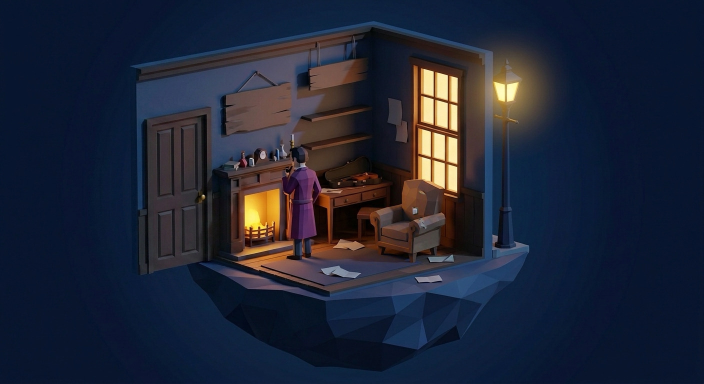
#> input picture living/assets/plate/room.jpg, 1408 x 768 px, found by its file name (shown at 1/2 size); its folder holds 2 pictures in this run
$ python watsonectomy.py
#> lines starting #> are read from the running program, lines starting #| are printed output that depends on the picture
#!/usr/bin/env python3
"""watsonectomy.py — F9: ACTUALLY take the painted Watson out of the room plate.

The reader IS Watson. A seated man with a newspaper in the armchair is the one
figure the conceit cannot survive, and the previous round's "Watson removed"
claim never reached the bytes: he is painted into THREE plate states AND into
the foreground armchair cut, which is five files, not one.

    plate/room.jpg        the lit plate
    plate/room-open.jpg   the door-open variant
    plate/room-dim.jpg    the relight under an inset
    plate/chair.png       THE FOREGROUND CUT — Watson is inside this one too
    plate/chair-dim.png   its relight

METHOD — CONFINED i2i, DIFF-GATED.
Only one rectangle of each plate is ever allowed to change: BOX, the armchair
volume plus context. The crop is upscaled, sent to the image model with an edit
instruction, downscaled back, and pasted through a feathered mask. Then the
result is GATED:

    1. outside BOX, the plate must be byte-identical to the original;
    2. inside the seat volume, the plate must have CHANGED (the model did work);
    3. Watson's own palette (the green coat, the pale face, the paper) must be
       gone from the seat volume, measured as a pixel count.

A crop that fails the gate is kept as a raw artefact and NOT installed.

The chair CUT is rebuilt from the repaired plate: same box, and its alpha is the
old silhouette with Watson's pixels removed and the interior holes closed, so
the empty chair still occludes an actor walking behind it.

Usage:  python3 tools/living/watsonectomy.py [--dry] [--tries 2]
"""
import argparse
import hashlib
import json
import os
import subprocess
import sys
import time

from PIL import Image, ImageFilter
import numpy as np

ROOT = os.path.dirname(os.path.dirname(os.path.dirname(os.path.abspath(__file__))))
ASSETS = os.path.join(ROOT, 'site-deploy', 'living', 'assets')
PLATE = os.path.join(ASSETS, 'plate')
RAW = os.path.join(ROOT, 'assets', 'raw', 'watsonectomy')
NBPRO = os.path.join(ROOT, 'tools', 'nbpro_edit.py')

# the armchair volume plus context, in PLATE px (1408x768). Watson's own extent,
# measured off room.jpg with a 4x grid: cap 802..837 x 339..355, face ~817,362,
# green coat 830..858 x 387..427 (and the ONLY green pixels in the whole plate),
# newspaper 760..823 x 373..440, legs 770..827 x 443..510, boots 753..793 x
# 503..523. The shipped foreground cut's box is [718,335,176,209].
BOX = (690, 300, 930, 570)          # x0, y0, x1, y1 — what the model SEES
SEAT = (748, 330, 900, 530)         # the volume a sitter occupies
CHAIR_BOX = (718, 335, 894, 544)    # the shipped cut's own box
# THE WINDOW IS NOT NEGOTIABLE. It is the room's one exterior aperture and the
# carrier of Beat I's arrival (F8), and the first i2i pass repainted its warm
# lit panes into a dark night sky. So the lit window is subtracted from the
# paste mask — but as the LIT PIXELS THEMSELVES, not as a rectangle: a rectangle
# over the window also covered the right half of Watson's cap (his head reaches
# x 843, the panes start at 838), and the protected strip left a ghost of his
# head standing above the empty chair.
# AND the brightness test alone was wrong, which cost eleven candidates: in the
# LIT plates Watson's own pale collar, the lit edge of his cap and the face of
# his newspaper are all over luma 140 too, so "protect what is bright" was
# protecting the man. The keep mask is therefore bright pixels INSIDE THE GLASS
# COLUMN (x >= 827, measured) and never inside KEEP_NOT, the box his head and
# collar occupy against the window's left edge. room-dim came out clean
# throughout precisely because nothing of him clears 140 in a dimmed plate.
KEEP_LUMA = 140                     # above this, in the ORIGINAL crop, is glass
KEEP_GROW = 2                       # px of dilation around it
KEEP_X0 = 827                       # the lit glass's own left edge
KEEP_NOT = [(790, 316, 852, 384)]   # his cap and collar, against that edge

PROMPT = (
    'This is a crop of a stylised low-poly 3D isometric diorama of a Victorian '
    'sitting room at night, rendered in flat faceted shapes with warm firelight '
    'from the left and cool blue night light from the window on the right.\n\n'
    'EDIT, and change nothing else: REMOVE THE SEATED MAN COMPLETELY. Delete the '
    'man in the olive-green jacket, his flat cap, his head, his beard, his arms, '
    'his hands, his dark trousers, his boots and the large pale newspaper he is '
    'holding. The armchair must be left EMPTY.\n\n'
    'THE ARMCHAIR DOES NOT MOVE. Keep its outline, its position, its size and '
    'its angle exactly as they are — the same wooden frame, the same rolled '
    'arms, the same feet, in the same pixels. Only fill in what the man was '
    'hiding: the seat cushion and the back cushion, in the chair\'s OWN muted '
    'GREY-BROWN upholstery. Use no green and no olive anywhere in the chair.\n\n'
    'Keep absolutely everything else identical: the tall window on the right '
    'with its WARM GOLDEN LIT PANES exactly as bright and as coloured as it is '
    'now, the writing desk and its drawers on the left, the violin case, the '
    'footstool, the wall panelling, the dark wainscot, the floorboards, the rug '
    'edge, the loose sheets of paper on the floor, the frame edges and the '
    'overall colour grade. Do not add any new object, any person, any animal, '
    'any text or any watermark. Do not restyle, do not sharpen, do not change '
    'the camera or the lighting.\n\n'
    'LEAVE NO DEBRIS. Do not leave any fragment, scrap, torn paper, sheet, '
    'cloth, collar, cap or floating shape on the chair, on its back, on its '
    'arms, or in the air above it. The chair back and the chair seat must be '
    'plain unbroken faceted surfaces, and nothing at all may stand up above the '
    'top edge of the chair back.\n\n'
    'Output the same crop at the same size with only the man gone and an empty '
    'armchair in his place.'
)

# ---- PASS 2: the fragments the first pass keeps -------------------------
# Every one of eight candidates for room.jpg and room-open.jpg left the SAME
# three remnants — a pale scrap hanging over the top of the chair back, a small
# white square on the back cushion, a scrap on the near arm — because they read
# to the model as papers, which the instruction told it to keep. room-dim.jpg
# came out clean, so the fragments are a lit-plate artefact, not a geometry one.
# They are measurable: pixels over luma 130 inside DEBRIS (which is left of the
# window glass, so the glass cannot enter the count) run 149-157 on a plate that
# still has them and 0 on the clean one.
DEBRIS = (760, 336, 826, 470)
DEBRIS_LUMA = 130
DEBRIS_MAX = 24

PROMPT2 = (
    'This is a crop of a stylised low-poly 3D isometric diorama of a Victorian '
    'sitting room at night: an EMPTY armchair beside a lit window.\n\n'
    'EDIT, and change nothing else: the chair still has small leftover scraps '
    'stuck to it. REMOVE THEM ALL. Remove the pale scrap or collar hanging over '
    'the top edge of the chair back. Remove the small pale square patch on the '
    'back cushion. Remove the pale scraps lying on the arms of the chair. '
    'Where each scrap was, continue the chair\'s own faceted upholstery in its '
    'own muted grey-brown, as one plain unbroken surface.\n\n'
    'Nothing else changes: the chair keeps its exact outline, position and '
    'angle, the window keeps its warm golden lit panes exactly as they are, the '
    'desk, the violin case, the wainscot, the floor and the loose sheets of '
    'paper ON THE FLOOR all stay exactly as they are. Add nothing. No person, '
    'no object, no text. Output the same crop at the same size.'
)


# ---- PASS 3: HOLE-FILL ---------------------------------------------------
# Asking the model to remove a man it can see left the same three scraps on
# every one of eleven candidates, and asking it to remove the scraps afterwards
# moved 149 pale pixels to 135. So the man is not shown to it at all: his
# pixels are replaced by a flat magenta HOLE and the instruction becomes a
# reconstruction of the chair behind it. An inpainter with nothing to preserve
# has nothing to leave behind.
HOLE = [(752, 326, 864, 476), (750, 476, 838, 532)]
HOLE_RGB = (255, 0, 255)

PROMPT3 = (
    'This is a crop of a stylised low-poly 3D isometric diorama of a Victorian '
    'sitting room at night, rendered in flat faceted shapes, with an armchair '
    'beside a tall window with warm golden lit panes.\n\n'
    'The FLAT MAGENTA SHAPE is a HOLE cut out of the picture. Fill the hole in, '
    'and change nothing outside it. What belongs there is the armchair, EMPTY: '
    'its back cushion, its seat cushion, its left arm and its wooden frame and '
    'feet, continuing the geometry, the faceted low-poly style, the muted '
    'grey-brown upholstery and the lighting of the parts of the chair that are '
    'still visible around the hole, and the floorboards and the dark wainscot '
    'behind and below it.\n\n'
    'There is NO PERSON in this room. Do not draw a person, a face, a hand, a '
    'hat, a newspaper, a book, a sheet of paper, a cloth, a cushion cover, a '
    'scrap or any other object in the hole. The chair back and the chair seat '
    'must be plain unbroken faceted surfaces, and nothing at all may rise above '
    'the top edge of the chair back. Do not add text or a watermark.\n\n'
    'Keep the window\'s warm golden panes, the desk, the violin case, the '
    'footstool, the loose sheets of paper on the floor and the colour grade '
    'exactly as they are. Output the same crop at the same size with the hole '
    'filled in seamlessly.'
)


# [13 lines left out: functions punch, debris_px, not called in this run]


def sha(p):
    with open(p, 'rb') as f:
        return hashlib.sha256(f.read()).hexdigest()


# [50 lines left out: functions figure_px, edge_energy, green_pull, not called in this run]


def crop_of(im, box):
    return im.crop(box)


def call_model(inp, outp, tries, models=None, prompt=PROMPT):
    cmd = [sys.executable, NBPRO, '--image', inp, '--prompt', prompt, '--out', outp,
           '--manifest', os.path.join(RAW, 'manifest.json')]
    if models:
        cmd += ['--models', models]
    for k in range(tries):
        r = subprocess.run(cmd, capture_output=True, text=True, timeout=600)
        print('   nbpro_edit rc=%d %s' % (r.returncode, (r.stdout or '').strip()[:300]))
        if r.returncode == 0 and os.path.exists(outp):
            return True
        if (r.stderr or '').strip():
            print('   stderr: ' + r.stderr.strip()[:300])
        time.sleep(3)
    return False


# [50 lines left out: functions feather_mask, repair_plate_best, not called in this run]


def repair_plate(name, tries, dry=False, tag='', pass2=False, hole=False):
    # ALWAYS repair from the SHIPPED plate, never from an installed repair: the
    # gate measures "was there a man, is he gone", and a second pass over an
    # already-repaired plate has nothing to remove and would fail its own gate.
#> called with name = 'room.jpg', tries = 2, dry = False, tag = '', pass2 = False, hole = False
    src = os.path.join(PLATE, name) if pass2 else os.path.join(RAW, 'orig', name)
    if not os.path.exists(src):
        src = os.path.join(PLATE, name)
    im = Image.open(src).convert('RGB')
#> im is the input picture: PIL image 1408x768 RGB; mean R, G, B 31.5, 37.3, 54.2
    before = np.asarray(im).astype(int)
    crop = crop_of(im, BOX)
#> in crop_of, `return im.crop(box)`:
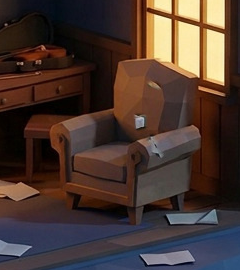
#> returned value: PIL image 240x270 RGB; mean R, G, B 73.8, 55.4, 48.2
    send = punch(crop) if hole else crop
    up = send.resize((send.width * 4, send.height * 4), Image.LANCZOS)
    stem = name.rsplit('.', 1)[0]
    inp = os.path.join(RAW, stem + '-in.png')
    raw = os.path.join(RAW, stem + tag + '-raw.png')
    up.save(inp)
    if dry:
        print('   dry run, not calling the model')
        return None
    prompt = PROMPT3 if hole else (PROMPT2 if pass2 else PROMPT)
    if not call_model(inp, raw, tries, prompt=prompt):
        print('   MODEL FAILED for ' + name)
        return None
    got = Image.open(raw).convert('RGB')
    got = got.resize((crop.width, crop.height), Image.LANCZOS)
    got.save(os.path.join(RAW, stem + tag + '-fit.png'))

    out = im.copy()
    out.paste(got, (BOX[0], BOX[1]), feather_mask(crop))
    out = green_pull(out)
    dst = os.path.join(RAW, stem + tag + '-repaired.jpg')
    out.save(dst, quality=94, subsampling=0)

    after = np.asarray(Image.open(dst).convert('RGB')).astype(int)
    # ---- gate 1: NOTHING OUTSIDE BOX MOVED. The plate is a jpeg, so a
    # re-encode requantises every block in the file; what is asserted is
    # therefore requantisation-sized and not repaint-sized.
    d = np.abs(after - before).max(axis=2)
    outside = d.copy()
    outside[BOX[1]:BOX[3], BOX[0]:BOX[2]] = 0
    leakFrac = float((outside > 8).mean())
    leakMax = int(outside.max())
    leakMean = float(outside.mean())
    # ---- gate 2: the seat volume DID move (the model actually did work)
    sx0, sy0, sx1, sy1 = SEAT
    moved = float((d[sy0:sy1, sx0:sx1] > 12).mean())
    # ---- gate 3: the man is GONE from the seat volume — his colour AND his
    # structure. Both, because either alone can be gamed.
    was = figure_px(before[sy0:sy1, sx0:sx1])
    now = figure_px(after[sy0:sy1, sx0:sx1])
    e0 = edge_energy(before[sy0:sy1, sx0:sx1])
    e1 = edge_energy(after[sy0:sy1, sx0:sx1])
    dx0, dy0, dx1, dy1 = DEBRIS
    d0 = debris_px(before[dy0:dy1, dx0:dx1])
    d1 = debris_px(after[dy0:dy1, dx0:dx1])
    rep = {'file': name, 'leakFrac': round(leakFrac, 6), 'leakMax': leakMax,
           'leakMean': round(leakMean, 3), 'seatMovedFrac': round(moved, 4),
           'figureBefore': was, 'figureAfter': now,
           'edgeBefore': round(e0, 3), 'edgeAfter': round(e1, 3),
           'debrisBefore': d0, 'debrisAfter': d1,
           'raw': os.path.relpath(raw, ROOT), 'repaired': os.path.relpath(dst, ROOT),
           'shaRaw': sha(raw)}
    # 0.85: an empty chair in front of a lit window still carries the window
    # frame's own edges inside SEAT, so the sitter is only worth ~20% of the
    # band's structure. The candidate loop then takes the LOWEST of the passes,
    # which is the real selector.
    ok = (leakFrac <= 0.0005 and leakMean <= 1.0 and moved > 0.25
          and now == 0 and e1 <= e0 * 0.85 and d1 <= DEBRIS_MAX)
    if pass2:
        # pass 2 is not removing a man, it is removing his leftovers: the seat
        # volume barely moves and its structure is already low.
        ok = (leakFrac <= 0.0005 and leakMean <= 1.0 and now == 0
              and d1 <= DEBRIS_MAX)
    rep['gate'] = 'PASS' if ok else 'FAIL'
    print('   %s  leak frac=%.5f mean=%.2f max=%d | seatMoved=%.3f | figure %d -> %d'
          ' | edge %.2f -> %.2f | debris %d -> %d  %s'
          % (name, leakFrac, leakMean, leakMax, moved, was, now, e0, e1, d0, d1,
             rep['gate']))
    return rep


TOP_BAND = 400          # plate y above which the SITTER, not the chair, set the
                        # shipped cut's outline (his cap reached y 335, the chair
                        # back's own top edge is at y 345-372)


# [85 lines left out: functions chair_silhouette, fill_holes, rebuild_chair, not called in this run]


def main():
    ap = argparse.ArgumentParser()
    ap.add_argument('--dry', action='store_true')
    ap.add_argument('--tries', type=int, default=2)
    ap.add_argument('--install', action='store_true',
                    help='copy the gated results over the shipped plates')
    ap.add_argument('--only', default='')
    ap.add_argument('--hole', action='store_true',
                    help='PASS 3: punch the sitter out and reconstruct the hole')
    ap.add_argument('--pass2', action='store_true',
                    help='the leftovers pass: run over the INSTALLED plate')
    ap.add_argument('--cands', type=int, default=1,
                    help='how many repaints to race per plate')
    a = ap.parse_args()
    os.makedirs(RAW, exist_ok=True)

    report = {'box': BOX, 'seat': SEAT, 'plates': [], 'cuts': []}
    names = ['room.jpg', 'room-open.jpg', 'room-dim.jpg']
    if a.only:
        names = [n for n in names if n in a.only.split(',')]
    for n in names:
        print('-> ' + n)
        r = (repair_plate_best(n, a.tries, a.cands, a.dry, a.pass2, a.hole)
             if a.cands > 1 else
             repair_plate(n, a.tries, a.dry, pass2=a.pass2, hole=a.hole))
        if r:
            report['plates'].append(r)

    if a.install:
        import shutil
        for r in report['plates']:
            if r['gate'] != 'PASS':
                print('   NOT installing %s (gate %s)' % (r['file'], r['gate']))
                continue
            shutil.copy(os.path.join(ROOT, r['repaired']), os.path.join(PLATE, r['file']))
            print('   installed ' + r['file'])
        # the cuts come off the INSTALLED plates
        for plate_name, cut in [('room.jpg', 'chair.png'), ('room-dim.jpg', 'chair-dim.png')]:
            c = rebuild_chair(plate_name, cut)
            shutil.copy(os.path.join(ROOT, c['repaired']), os.path.join(PLATE, cut))
            report['cuts'].append(c)
            print('   installed ' + cut)

    with open(os.path.join(RAW, 'report.json'), 'w') as f:
        json.dump(report, f, indent=1)
    print(json.dumps({'plates': [(p['file'], p['gate']) for p in report['plates']],
                      'cuts': [c['file'] for c in report['cuts']]}))


if __name__ == '__main__':
#> (the run stopped early here; a loop or call above may not have finished)
